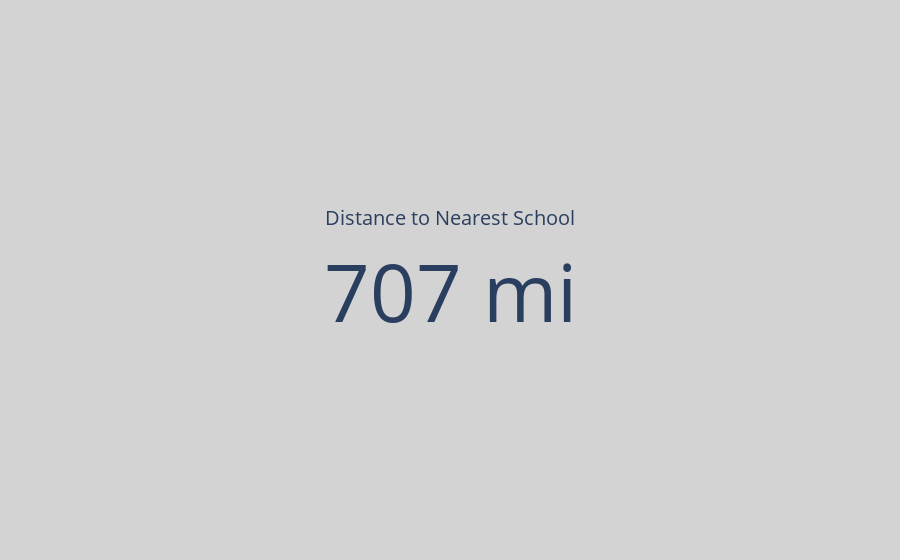

Here is the notebook cell this chart was saved with:
### Code cell
import plotly.graph_objects as go

fig = go.Figure(go.Indicator(
    mode = "number",
    value = school_indicator['distance_miles'],
    number = {'suffix': " mi"},
    domain = {'x': [0, 1], 'y': [0, 1]},
    title = {'text': 'Distance to Nearest School'}))

fig.update_layout(paper_bgcolor = "lightgray")

fig.show()

### Figure 1 — Plotly figure (JSON) as saved in the notebook; plotly's stock layout.template omitted (floating-point values rounded to 4 significant figures)
{"data": [{"domain": {"x": [0, 1], "y": [0, 1]}, "mode": "number", "number": {"suffix": " mi"}, "title": {"text": "Distance to Nearest School"}, "type": "indicator", "value": 706.7}], "layout": {"paper_bgcolor": "lightgray"}}
